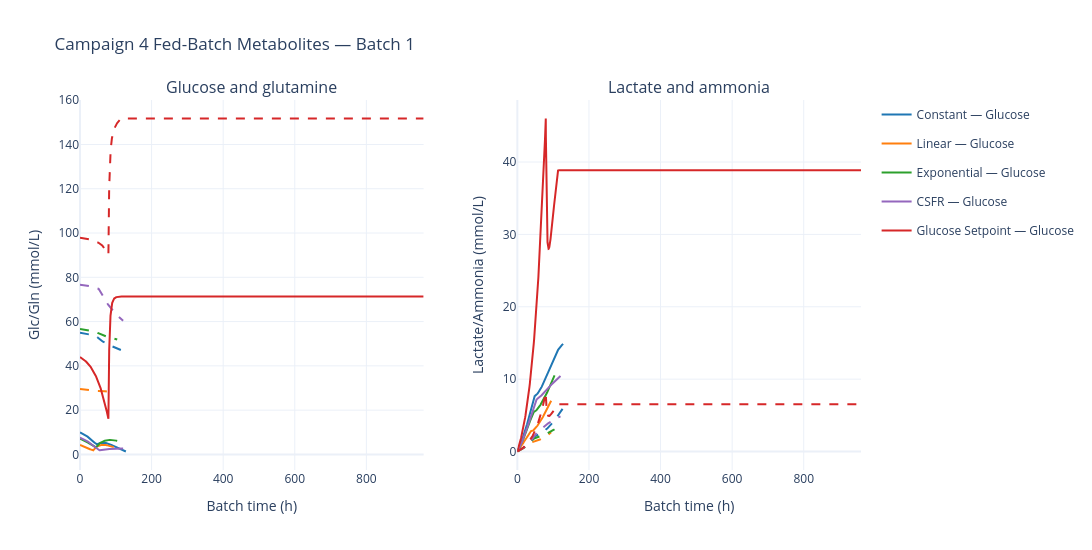

The code cell stored with this chart in its notebook:
### Code cell
# Single-batch metabolite overlay
fig_single_metabolites = make_subplots(
    rows=1,
    cols=2,
    shared_xaxes=True,
    subplot_titles=("Glucose and glutamine", "Lactate and ammonia"),
    horizontal_spacing=0.12,
)

for strategy in STRATEGY_ORDER:
    if strategy not in single_batch_profiles:
        continue
    profile = single_batch_profiles[strategy]
    t = profile["time_h"]
    y = profile["states"]
    color = STRATEGY_COLORS[strategy]

    for col, idx, name, dash, showlegend in [
        (1, STATE["C_Glc"], strategy + " — Glucose", "solid", True),
        (1, STATE["C_Gln"], strategy + " — Glutamine", "dash", False),
        (2, STATE["C_Lac"], strategy + " — Lactate", "solid", False),
        (2, STATE["C_Amm"], strategy + " — Ammonia", "dash", False),
    ]:
        fig_single_metabolites.add_trace(
            go.Scatter(
                x=t,
                y=y[idx],
                mode="lines",
                name=name,
                legendgroup=strategy,
                showlegend=showlegend,
                line=dict(color=color, width=2, dash=dash),
            ),
            row=1,
            col=col,
        )

fig_single_metabolites.update_xaxes(title_text="Batch time (h)", row=1, col=1)
fig_single_metabolites.update_xaxes(title_text="Batch time (h)", row=1, col=2)
fig_single_metabolites.update_yaxes(title_text="Glc/Gln (mmol/L)", row=1, col=1)
fig_single_metabolites.update_yaxes(title_text="Lactate/Ammonia (mmol/L)", row=1, col=2)
fig_single_metabolites.update_layout(
    title=f"Campaign 4 Fed-Batch Metabolites — Batch {BATCH_NUMBER}",
    hovermode="x unified",
    template="plotly_white",
    width=1200,
    height=550,
)
fig_single_metabolites.show()
